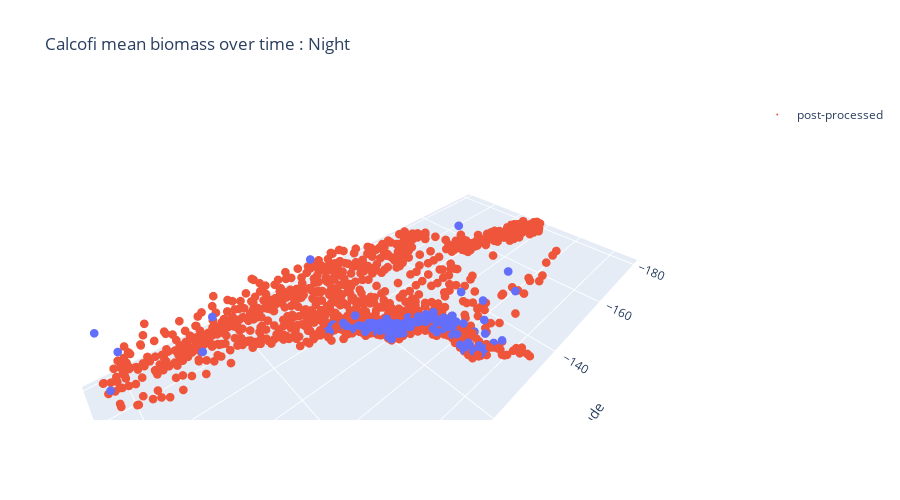

The cell this chart's notebook holds for it:
### Code cell
data_to_plot = pd.DataFrame(
    {
        "original": data.night.mean(["time"]).dropna("latitude", how="all").dropna("longitude", how="all").to_series(),
        "post-processed": new_data.night.mean(["time"])
        .dropna("latitude", how="all")
        .dropna("longitude", how="all")
        .to_series(),
    }
)

figure = px.scatter_3d(data_to_plot.reset_index(), x="longitude", y="latitude", z="original", title="Day observations")

figure.add_scatter3d(
    x=data_to_plot.reset_index().longitude,
    y=data_to_plot.reset_index().latitude,
    z=data_to_plot["post-processed"],
    mode="markers",
    name="post-processed",
)

figure.update_traces(marker={"size": 0}).update_layout(
    scene={
        "xaxis": {"backgroundcolor": "rgba(0,0,0,0)"},
        "yaxis": {"backgroundcolor": "rgba(0,0,0,0)"},
        "aspectmode": "manual",
        "aspectratio": {"x": 2, "y": 1, "z": 0.5},
        "camera": {"eye": {"x": 0.80, "y": 0.80, "z": 0.80}},
    },
    title=f"{station} mean biomass over time : Night",
    height=500,
)

### Figure 1 — Plotly figure (JSON) as saved in the notebook; plotly's stock layout.template omitted (floating-point values rounded to 4 significant figures; data arrays with more than 128 entries replaced by an {"elided": "..."} marker saying what was removed)
{"data": [{"hovertemplate": "longitude=%{x}<br>latitude=%{y}<br>original=%{z}<extra></extra>", "legendgroup": "", "marker": {"color": "#636efa", "size": 0, "symbol": "circle"}, "mode": "markers", "name": "", "scene": "scene", "showlegend": false, "type": "scatter3d", "x": {"elided": "5665 float values"}, "y": {"elided": "5665 float values"}, "z": {"elided": "5665 float values"}}, {"marker": {"size": 0}, "mode": "markers", "name": "post-processed", "type": "scatter3d", "x": {"elided": "5665 float values"}, "y": {"elided": "5665 float values"}, "z": {"elided": "5665 float values"}}], "layout": {"height": 500, "legend": {"tracegroupgap": 0}, "scene": {"aspectmode": "manual", "aspectratio": {"x": 2, "y": 1, "z": 0.5}, "camera": {"eye": {"x": 0.8, "y": 0.8, "z": 0.8}}, "domain": {"x": [0, 1], "y": [0, 1]}, "xaxis": {"backgroundcolor": "rgba(0,0,0,0)", "title": {"text": "longitude"}}, "yaxis": {"backgroundcolor": "rgba(0,0,0,0)", "title": {"text": "latitude"}}, "zaxis": {"title": {"text": "original"}}}, "title": {"text": "Calcofi mean biomass over time : Night"}}}
